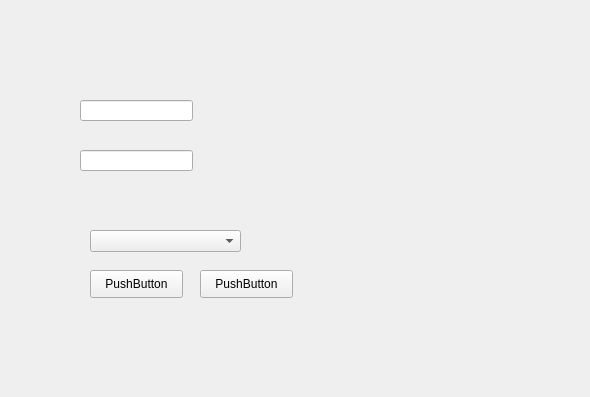
<?xml version="1.0" encoding="UTF-8"?>
<ui version="4.0">
 <class>PageA</class>
 <widget class="QWidget" name="PageA">
  <property name="geometry">
   <rect>
    <x>0</x>
    <y>0</y>
    <width>590</width>
    <height>397</height>
   </rect>
  </property>
  <property name="windowTitle">
   <string>PageA</string>
  </property>
  <widget class="QLineEdit" name="input_1">
   <property name="geometry">
    <rect>
     <x>80</x>
     <y>100</y>
     <width>113</width>
     <height>21</height>
    </rect>
   </property>
   <property name="propertybinds" stdset="0">
    <stringlist>
     <string>cachedText&lt;-&gt;text</string>
    </stringlist>
   </property>
  </widget>
  <widget class="QComboBox" name="cb1">
   <property name="geometry">
    <rect>
     <x>90</x>
     <y>230</y>
     <width>151</width>
     <height>22</height>
    </rect>
   </property>
   <property name="propertybinds" stdset="0">
    <stringlist>
     <string>selectedIndex&lt;-&gt;currentIndex</string>
     <string>selectableTexts-&gt;items</string>
    </stringlist>
   </property>
  </widget>
  <widget class="QLineEdit" name="lineEdit">
   <property name="geometry">
    <rect>
     <x>80</x>
     <y>150</y>
     <width>113</width>
     <height>21</height>
    </rect>
   </property>
   <property name="propertybinds" stdset="0">
    <stringlist>
     <string>cachedText&lt;-text</string>
    </stringlist>
   </property>
  </widget>
  <widget class="QPushButton" name="update_cb">
   <property name="geometry">
    <rect>
     <x>90</x>
     <y>270</y>
     <width>93</width>
     <height>28</height>
    </rect>
   </property>
   <property name="text">
    <string>PushButton</string>
   </property>
  </widget>
  <widget class="QPushButton" name="update_thr">
   <property name="geometry">
    <rect>
     <x>200</x>
     <y>270</y>
     <width>93</width>
     <height>28</height>
    </rect>
   </property>
   <property name="text">
    <string>PushButton</string>
   </property>
  </widget>
 </widget>
 <resources/>
 <connections/>
</ui>
